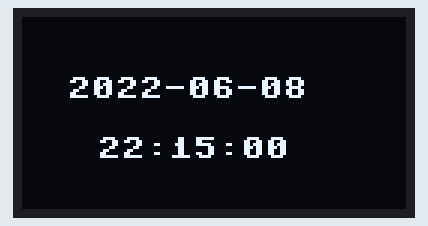
Bench run of a program on a simulated MicroPython board. Parts: 128×64 one-colour display. The clock reads 2024-03-15 10:24:30 at power-on unless the program sets it; library files of the repository ran but are not shown: DS1302.py.

Above: at 0.1 s.
At 1.1 s:
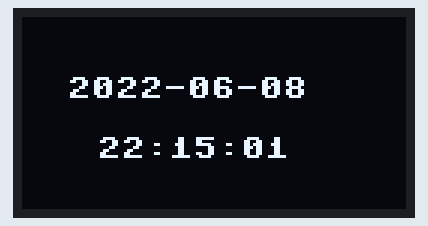
At 10.2 s:
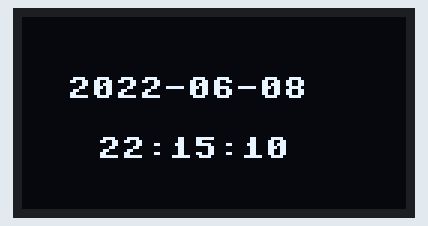
At 17.1 s:
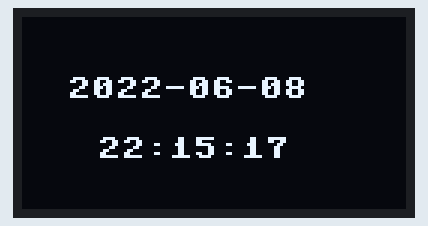
At 25.1 s:
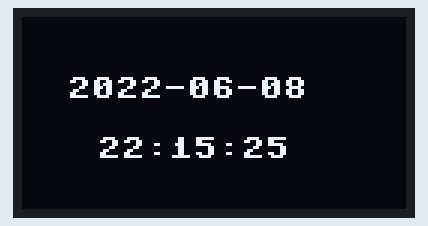
At 37.1 s:
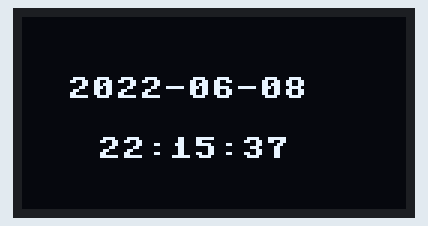

The program:

main.py
```python
from machine import Pin,I2C
from ssd1306 import SSD1306_I2C
from DS1302 import DS1302
import time

i2c = I2C(1,sda = Pin(14),scl=Pin(15),freq=400000)
oled = SSD1306_I2C(128,64,i2c)
ds1302 = DS1302(0,1,2)
ds1302.SetTime(22,6,8,22,15,00,3)

while(1):
    oled.fill(0)
    date = ds1302.Now()
    oled.text("{0}-{1}-{2}".format(date[0],date[1],date[2]),15,20,1)
    oled.text("{0}:{1}:{2}".format(date[3],date[4],date[5]),25,40,1)
    oled.show()
```

Measured:
- what the display in image 1 shows lasts 1.1 s, from 1.0 s to 2.1 s
- what the display in image 2 shows lasts 1.0 s, from 10.1 s to 11.1 s
